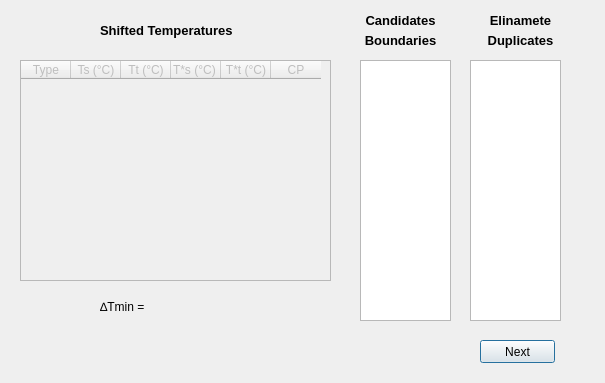
<?xml version="1.0" encoding="UTF-8"?>
<ui version="4.0">
 <class>ShiftedTemperature</class>
 <widget class="QDialog" name="ShiftedTemperature">
  <property name="geometry">
   <rect>
    <x>0</x>
    <y>0</y>
    <width>605</width>
    <height>383</height>
   </rect>
  </property>
  <property name="windowTitle">
   <string>Identify the Temperature Boundaries</string>
  </property>
  <widget class="QTableWidget" name="tableWidget">
   <property name="enabled">
    <bool>false</bool>
   </property>
   <property name="geometry">
    <rect>
     <x>20</x>
     <y>60</y>
     <width>311</width>
     <height>221</height>
    </rect>
   </property>
   <property name="midLineWidth">
    <number>-3</number>
   </property>
   <property name="showGrid">
    <bool>true</bool>
   </property>
   <property name="sortingEnabled">
    <bool>false</bool>
   </property>
   <property name="wordWrap">
    <bool>false</bool>
   </property>
   <attribute name="horizontalHeaderDefaultSectionSize">
    <number>50</number>
   </attribute>
   <attribute name="horizontalHeaderMinimumSectionSize">
    <number>15</number>
   </attribute>
   <attribute name="horizontalHeaderShowSortIndicator" stdset="0">
    <bool>false</bool>
   </attribute>
   <attribute name="verticalHeaderDefaultSectionSize">
    <number>15</number>
   </attribute>
   <attribute name="verticalHeaderMinimumSectionSize">
    <number>5</number>
   </attribute>
   <column>
    <property name="text">
     <string>Type</string>
    </property>
    <property name="font">
     <font>
      <kerning>true</kerning>
     </font>
    </property>
   </column>
   <column>
    <property name="text">
     <string notr="true">Ts (°C)</string>
    </property>
    <property name="font">
     <font>
      <italic>false</italic>
      <underline>false</underline>
      <strikeout>false</strikeout>
      <stylestrategy>PreferDefault</stylestrategy>
     </font>
    </property>
   </column>
   <column>
    <property name="text">
     <string>Tt (°C)</string>
    </property>
   </column>
   <column>
    <property name="text">
     <string>T*s (°C)</string>
    </property>
    <property name="font">
     <font>
      <weight>50</weight>
      <italic>false</italic>
      <bold>false</bold>
      <underline>false</underline>
      <strikeout>false</strikeout>
      <stylestrategy>PreferAntialias</stylestrategy>
      <kerning>true</kerning>
     </font>
    </property>
    <property name="textAlignment">
     <set>AlignLeft|AlignVCenter</set>
    </property>
   </column>
   <column>
    <property name="text">
     <string>T*t (°C)</string>
    </property>
   </column>
   <column>
    <property name="text">
     <string>CP</string>
    </property>
    <property name="foreground">
     <brush brushstyle="NoBrush">
      <color alpha="255">
       <red>0</red>
       <green>0</green>
       <blue>0</blue>
      </color>
     </brush>
    </property>
   </column>
  </widget>
  <widget class="QTableWidget" name="tableWidget_2">
   <property name="geometry">
    <rect>
     <x>360</x>
     <y>60</y>
     <width>91</width>
     <height>261</height>
    </rect>
   </property>
  </widget>
  <widget class="QTableWidget" name="tableWidget_3">
   <property name="geometry">
    <rect>
     <x>470</x>
     <y>60</y>
     <width>91</width>
     <height>261</height>
    </rect>
   </property>
  </widget>
  <widget class="QLabel" name="label">
   <property name="geometry">
    <rect>
     <x>100</x>
     <y>20</y>
     <width>151</width>
     <height>20</height>
    </rect>
   </property>
   <property name="font">
    <font>
     <pointsize>10</pointsize>
     <weight>75</weight>
     <bold>true</bold>
    </font>
   </property>
   <property name="text">
    <string>Shifted Temperatures</string>
   </property>
  </widget>
  <widget class="QLabel" name="label_2">
   <property name="geometry">
    <rect>
     <x>360</x>
     <y>10</y>
     <width>81</width>
     <height>20</height>
    </rect>
   </property>
   <property name="font">
    <font>
     <pointsize>10</pointsize>
     <weight>75</weight>
     <bold>true</bold>
    </font>
   </property>
   <property name="text">
    <string>Candidates</string>
   </property>
   <property name="alignment">
    <set>Qt::AlignCenter</set>
   </property>
  </widget>
  <widget class="QLabel" name="label_3">
   <property name="geometry">
    <rect>
     <x>360</x>
     <y>30</y>
     <width>81</width>
     <height>20</height>
    </rect>
   </property>
   <property name="font">
    <font>
     <pointsize>10</pointsize>
     <weight>75</weight>
     <bold>true</bold>
    </font>
   </property>
   <property name="text">
    <string>Boundaries</string>
   </property>
   <property name="alignment">
    <set>Qt::AlignCenter</set>
   </property>
  </widget>
  <widget class="QLabel" name="label_4">
   <property name="geometry">
    <rect>
     <x>480</x>
     <y>30</y>
     <width>81</width>
     <height>20</height>
    </rect>
   </property>
   <property name="font">
    <font>
     <pointsize>10</pointsize>
     <weight>75</weight>
     <bold>true</bold>
    </font>
   </property>
   <property name="text">
    <string>Duplicates</string>
   </property>
   <property name="alignment">
    <set>Qt::AlignCenter</set>
   </property>
  </widget>
  <widget class="QLabel" name="label_5">
   <property name="geometry">
    <rect>
     <x>480</x>
     <y>10</y>
     <width>81</width>
     <height>20</height>
    </rect>
   </property>
   <property name="font">
    <font>
     <pointsize>10</pointsize>
     <weight>75</weight>
     <bold>true</bold>
    </font>
   </property>
   <property name="text">
    <string>Elinamete</string>
   </property>
   <property name="alignment">
    <set>Qt::AlignCenter</set>
   </property>
  </widget>
  <widget class="QLabel" name="label_6">
   <property name="geometry">
    <rect>
     <x>100</x>
     <y>300</y>
     <width>46</width>
     <height>13</height>
    </rect>
   </property>
   <property name="text">
    <string>∆Tmin = </string>
   </property>
  </widget>
  <widget class="QLabel" name="label_7">
   <property name="geometry">
    <rect>
     <x>150</x>
     <y>300</y>
     <width>46</width>
     <height>13</height>
    </rect>
   </property>
   <property name="text">
    <string/>
   </property>
  </widget>
  <widget class="QPushButton" name="pushButton">
   <property name="geometry">
    <rect>
     <x>480</x>
     <y>340</y>
     <width>75</width>
     <height>23</height>
    </rect>
   </property>
   <property name="text">
    <string>Next</string>
   </property>
  </widget>
 </widget>
 <resources/>
 <connections>
  <connection>
   <sender>pushButton</sender>
   <signal>clicked()</signal>
   <receiver>ShiftedTemperature</receiver>
   <slot>close()</slot>
   <hints>
    <hint type="sourcelabel">
     <x>511</x>
     <y>352</y>
    </hint>
    <hint type="destinationlabel">
     <x>453</x>
     <y>349</y>
    </hint>
   </hints>
  </connection>
 </connections>
</ui>
